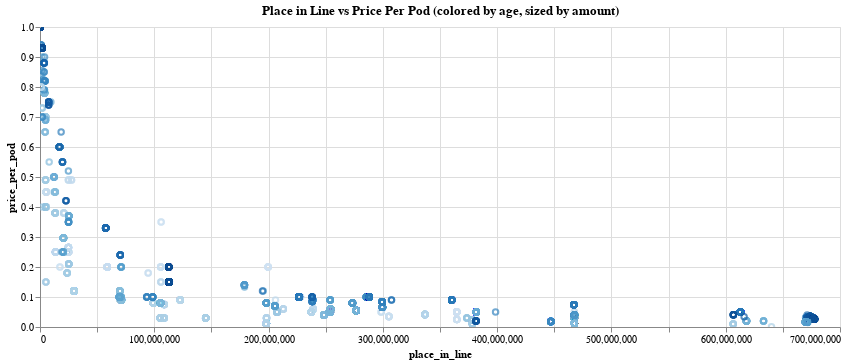

Write notebook code for a chart like this one.
### Code cell
alt.Chart(
    df[['place_in_line', 'price_per_pod', 'evt_block_time', 'amount']]
    , width=800
    , title='Place in Line vs Price Per Pod (colored by age, sized by amount)'
).mark_point().encode(
    x='place_in_line:Q'
    , y='price_per_pod:Q'
    , color=alt.Color(
        "evt_block_time:O", legend=None
    )
).interactive()

### Figure 1 — Vega-Lite specification as saved in the notebook (floating-point values rounded to 4 significant figures; data arrays with more than 128 entries replaced by an {"elided": "..."} marker saying what was removed)
{"config": {"view": {"continuousWidth": 400, "continuousHeight": 300}}, "data": {"name": "data-7225fbdc80749eadfbce985ccb95c981"}, "mark": "point", "encoding": {"color": {"field": "evt_block_time", "legend": null, "type": "ordinal"}, "x": {"field": "place_in_line", "type": "quantitative"}, "y": {"field": "price_per_pod", "type": "quantitative"}}, "selection": {"selector156": {"type": "interval", "bind": "scales", "encodings": ["x", "y"]}}, "title": "Place in Line vs Price Per Pod (colored by age, sized by amount)", "width": 800, "$schema": "https://vega.github.io/schema/vega-lite/v4.17.0.json", "datasets": {"data-7225fbdc80749eadfbce985ccb95c981": {"elided": "5486 records"}}}
